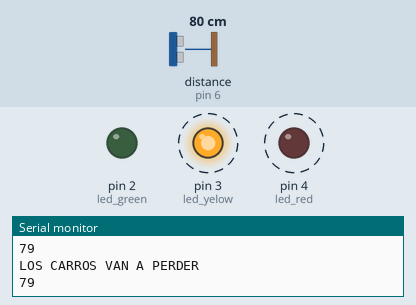
Simulated run of this sketch. Board: Arduino Uno, built with avr-gcc and run on an emulated ATmega328P. Parts: output pins drawn as LEDs (lit = HIGH), the last lines printed to the serial monitor. Wiring (inferred from the names in the program): ultrasonic range finder: trigger pin 7; echo pin 6. Dashed ring = blinking. The inputs (shaded band) are chosen by the test bench; at power-on: distance to the obstacle (sensor on pin 6) 80 cm. The echo pulse lasts 58.3 µs per cm; pins used as bus, display or sensor lines are not drawn.

Above: at 2.8 s.
2.9 s: distance to the obstacle (sensor on pin 6) set to 118 cm
8.9 s: distance to the obstacle (sensor on pin 6) set to 121 cm
At 10.6 s:
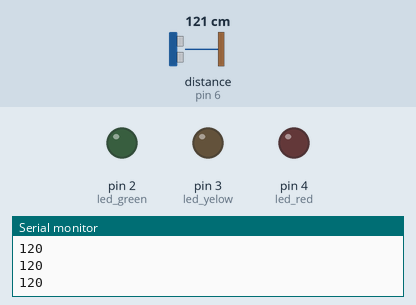
11.6 s: distance to the obstacle (sensor on pin 6) set to 126 cm
At 12.2 s:
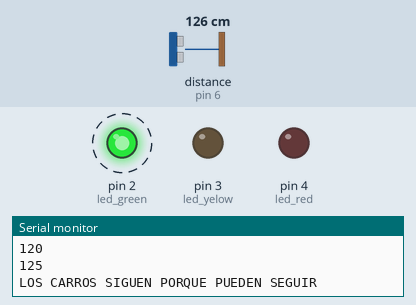
16.1 s: distance to the obstacle (sensor on pin 6) set to 2 cm
At 17.2 s:
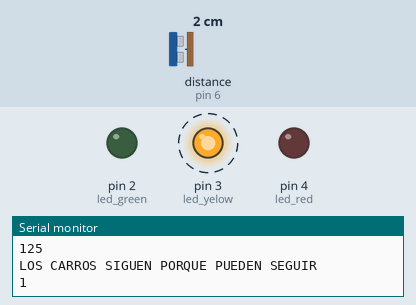
21.1 s: distance to the obstacle (sensor on pin 6) set to 250 cm
At 22.3 s:
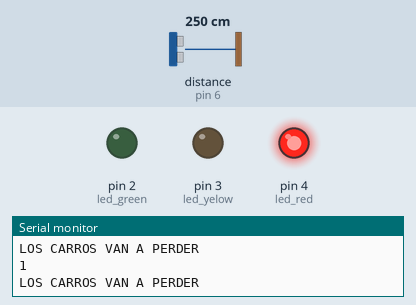
Timing chart, 0 to 26.1 s (numbered marks = the images above; inputs shaded):
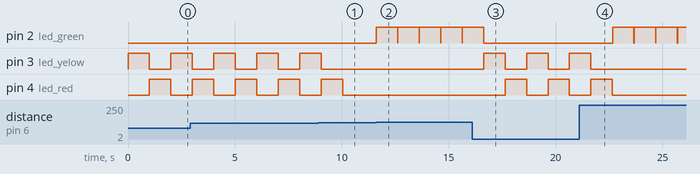

Measured:
- the behaviour switches between 120 and 121 cm on distance to the obstacle (sensor on pin 6) (found by bisection; images 0 and 1)
- the behaviour switches between 122 and 123 cm on distance to the obstacle (sensor on pin 6) (found by bisection; images 1 and 2)
- after the input at 8.9 s, pin 3 (led_yelow): goes on until 9.0 s, then stays LOW; pin 4 (led_red): goes on until 10.0 s, then stays LOW
- after the input at 11.6 s, pin 2 (led_green): alternates HIGH for 1.0 s and LOW for 0.01 s, starting at once
- after the input at 16.1 s, pin 2 (led_green): goes on until 16.6 s, then stays LOW; pin 3 (led_yelow): alternates HIGH for 1.0 s and LOW for 1.0 s, starting after 0.55 s; pin 4 (led_red): alternates HIGH for 1.0 s and LOW for 1.0 s, starting after 1.5 s
- after the input at 21.1 s, pin 2 (led_green): alternates HIGH for 1.0 s and LOW for 0.02 s, starting after 1.6 s; pin 3 (led_yelow): goes on until 21.6 s, then stays LOW; pin 4 (led_red): goes on until 22.6 s, then stays LOW
- by itself, pin 3 (led_yelow), pin 4 (led_red): alternates HIGH for 1.0 s and LOW for 1.0 s

The sketch:

semaforo.ino
```cpp
const int EchoPin = 6;
const int TriggerPin = 7;

const int led_green = 2;
const int led_yelow = 3;
const int led_red = 4;

void setup() {
  // put your setup code here, to run once:
  Serial.begin(9600);
   pinMode(TriggerPin, OUTPUT);
   pinMode(EchoPin, INPUT);
   pinMode(led_green,OUTPUT);
   pinMode(led_yelow,OUTPUT);
   pinMode(led_red,OUTPUT);

}

void loop() {
  // put your main code here, to run repeatedly:

  long duration, distanceCm;
   digitalWrite(led_green, LOW);
   digitalWrite(led_yelow, LOW);
   digitalWrite(led_red, LOW);
   digitalWrite(TriggerPin, LOW);
   delayMicroseconds(4);
   digitalWrite(TriggerPin, HIGH);
   delayMicroseconds(10);
   digitalWrite(TriggerPin, LOW);

   duration = pulseIn(EchoPin, HIGH);
   distanceCm = duration * 10 / 292/ 2;
   Serial.println(distanceCm);

 if(distanceCm > 121){

      digitalWrite(led_green, HIGH);
      digitalWrite(led_yelow, LOW);
      digitalWrite(led_red, LOW);
        Serial.println("LOS CARROS SIGUEN PORQUE PUEDEN SEGUIR");
    delay(1000);

  }else
  if(distanceCm < 120){
      digitalWrite(led_green, LOW);
      digitalWrite(led_yelow, HIGH);
       delay(1000);
      digitalWrite(led_red, HIGH);
            digitalWrite(led_yelow, LOW);

      Serial.println("LOS CARROS VAN A PERDER");
    delay(1000);
  }


  }
```
